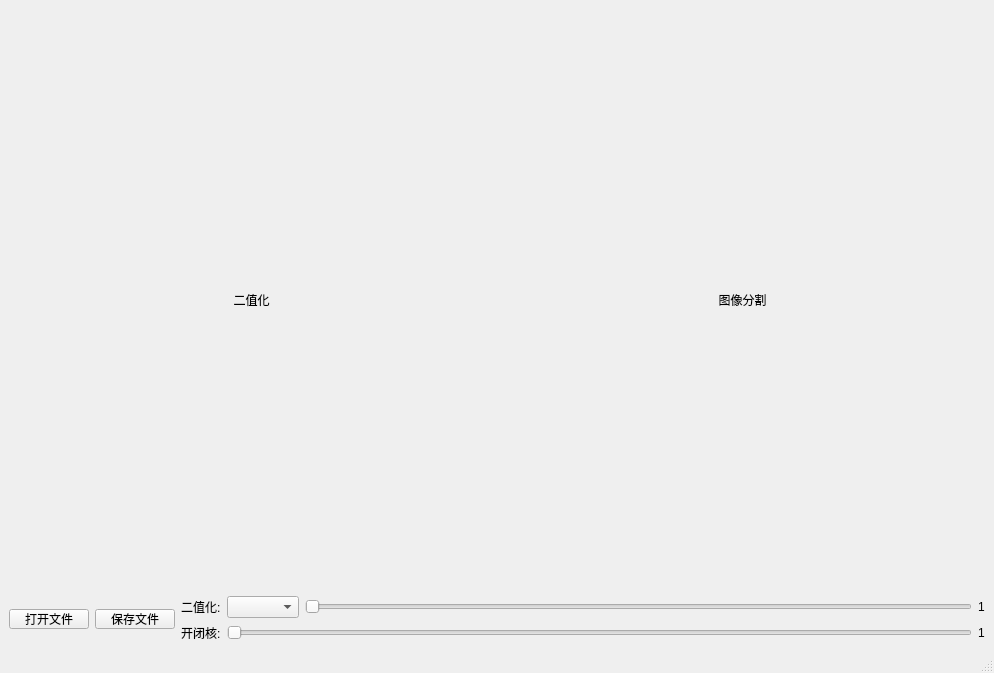
<?xml version="1.0" encoding="UTF-8"?>
<ui version="4.0">
 <class>MainWindow</class>
 <widget class="QMainWindow" name="MainWindow">
  <property name="geometry">
   <rect>
    <x>0</x>
    <y>0</y>
    <width>994</width>
    <height>673</height>
   </rect>
  </property>
  <property name="windowTitle">
   <string>MainWindow</string>
  </property>
  <widget class="QWidget" name="centralwidget">
   <layout class="QVBoxLayout" name="verticalLayout_2">
    <item>
     <layout class="QHBoxLayout" name="horizontalLayout_4" stretch="1,1">
      <item>
       <widget class="QLabel" name="lblBinary">
        <property name="text">
         <string>二值化</string>
        </property>
        <property name="alignment">
         <set>Qt::AlignCenter</set>
        </property>
       </widget>
      </item>
      <item>
       <widget class="QLabel" name="lblBound">
        <property name="text">
         <string>图像分割</string>
        </property>
        <property name="alignment">
         <set>Qt::AlignCenter</set>
        </property>
       </widget>
      </item>
     </layout>
    </item>
    <item>
     <layout class="QHBoxLayout" name="horizontalLayout_3">
      <item>
       <widget class="QPushButton" name="btnOpenFile">
        <property name="minimumSize">
         <size>
          <width>0</width>
          <height>20</height>
         </size>
        </property>
        <property name="maximumSize">
         <size>
          <width>16777215</width>
          <height>20</height>
         </size>
        </property>
        <property name="text">
         <string>打开文件</string>
        </property>
       </widget>
      </item>
      <item>
       <widget class="QPushButton" name="btnSaveFile">
        <property name="minimumSize">
         <size>
          <width>0</width>
          <height>20</height>
         </size>
        </property>
        <property name="maximumSize">
         <size>
          <width>16777215</width>
          <height>20</height>
         </size>
        </property>
        <property name="text">
         <string>保存文件</string>
        </property>
       </widget>
      </item>
      <item>
       <layout class="QVBoxLayout" name="verticalLayout">
        <item>
         <layout class="QHBoxLayout" name="horizontalLayout">
          <property name="sizeConstraint">
           <enum>QLayout::SetFixedSize</enum>
          </property>
          <item>
           <widget class="QLabel" name="label_4">
            <property name="sizePolicy">
             <sizepolicy hsizetype="Preferred" vsizetype="Fixed">
              <horstretch>0</horstretch>
              <verstretch>0</verstretch>
             </sizepolicy>
            </property>
            <property name="text">
             <string>二值化:</string>
            </property>
           </widget>
          </item>
          <item>
           <widget class="QComboBox" name="cmbThresholdType"/>
          </item>
          <item>
           <widget class="QSlider" name="sliderBinary">
            <property name="orientation">
             <enum>Qt::Horizontal</enum>
            </property>
           </widget>
          </item>
          <item>
           <widget class="QLabel" name="label_5">
            <property name="sizePolicy">
             <sizepolicy hsizetype="Preferred" vsizetype="Fixed">
              <horstretch>0</horstretch>
              <verstretch>0</verstretch>
             </sizepolicy>
            </property>
            <property name="text">
             <string>1</string>
            </property>
            <property name="textFormat">
             <enum>Qt::RichText</enum>
            </property>
           </widget>
          </item>
         </layout>
        </item>
        <item>
         <layout class="QHBoxLayout" name="horizontalLayout_2">
          <property name="sizeConstraint">
           <enum>QLayout::SetFixedSize</enum>
          </property>
          <item>
           <widget class="QLabel" name="label_6">
            <property name="sizePolicy">
             <sizepolicy hsizetype="Preferred" vsizetype="Fixed">
              <horstretch>0</horstretch>
              <verstretch>0</verstretch>
             </sizepolicy>
            </property>
            <property name="text">
             <string>开闭核:</string>
            </property>
           </widget>
          </item>
          <item>
           <widget class="QSlider" name="sliderBound">
            <property name="orientation">
             <enum>Qt::Horizontal</enum>
            </property>
           </widget>
          </item>
          <item>
           <widget class="QLabel" name="label_7">
            <property name="sizePolicy">
             <sizepolicy hsizetype="Preferred" vsizetype="Fixed">
              <horstretch>0</horstretch>
              <verstretch>0</verstretch>
             </sizepolicy>
            </property>
            <property name="text">
             <string>1</string>
            </property>
           </widget>
          </item>
         </layout>
        </item>
       </layout>
      </item>
     </layout>
    </item>
   </layout>
  </widget>
  <widget class="QMenuBar" name="menubar">
   <property name="geometry">
    <rect>
     <x>0</x>
     <y>0</y>
     <width>994</width>
     <height>23</height>
    </rect>
   </property>
  </widget>
  <widget class="QStatusBar" name="statusbar"/>
 </widget>
 <resources/>
 <connections>
  <connection>
   <sender>sliderBinary</sender>
   <signal>valueChanged(int)</signal>
   <receiver>label_5</receiver>
   <slot>setNum(int)</slot>
   <hints>
    <hint type="sourcelabel">
     <x>446</x>
     <y>440</y>
    </hint>
    <hint type="destinationlabel">
     <x>526</x>
     <y>438</y>
    </hint>
   </hints>
  </connection>
  <connection>
   <sender>sliderBound</sender>
   <signal>valueChanged(int)</signal>
   <receiver>label_7</receiver>
   <slot>setNum(int)</slot>
   <hints>
    <hint type="sourcelabel">
     <x>660</x>
     <y>435</y>
    </hint>
    <hint type="destinationlabel">
     <x>787</x>
     <y>432</y>
    </hint>
   </hints>
  </connection>
 </connections>
</ui>
